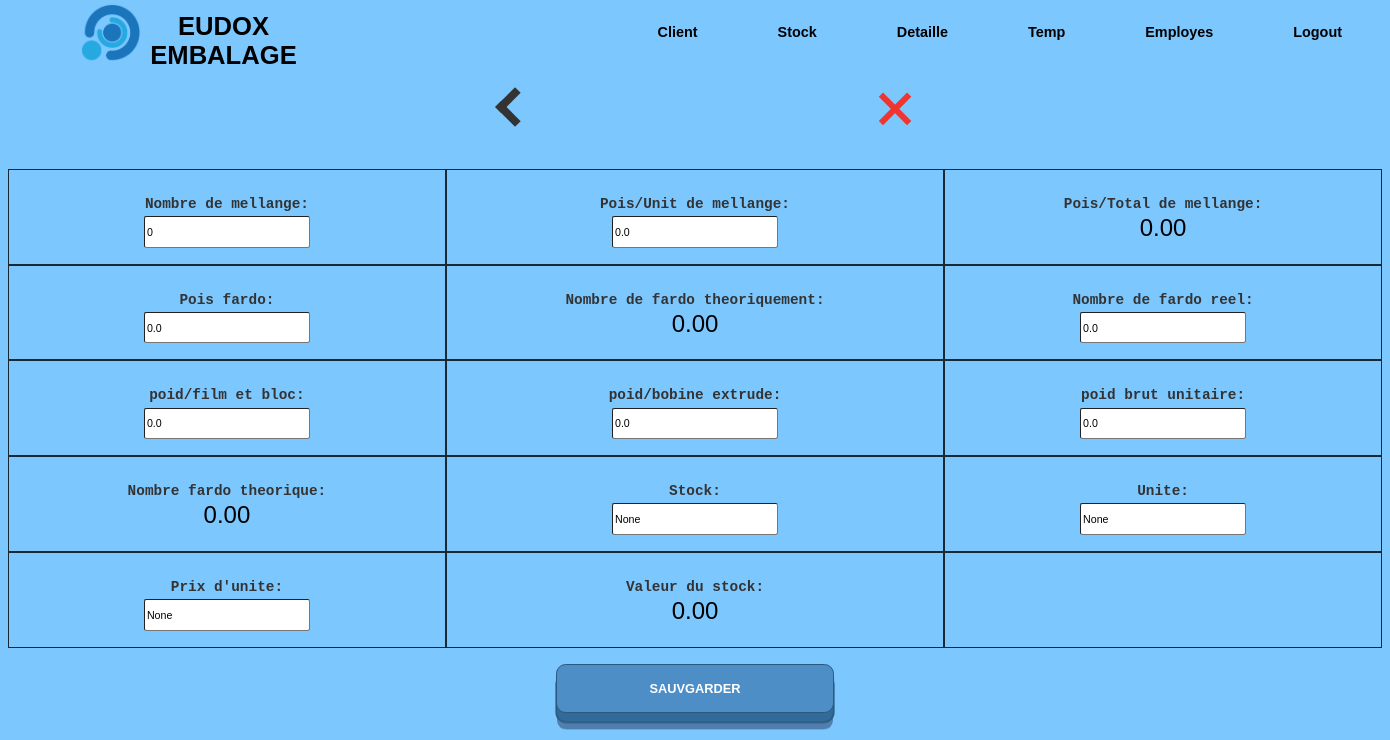
/detail/view/1/1, run on an earlier commit of the app's database.
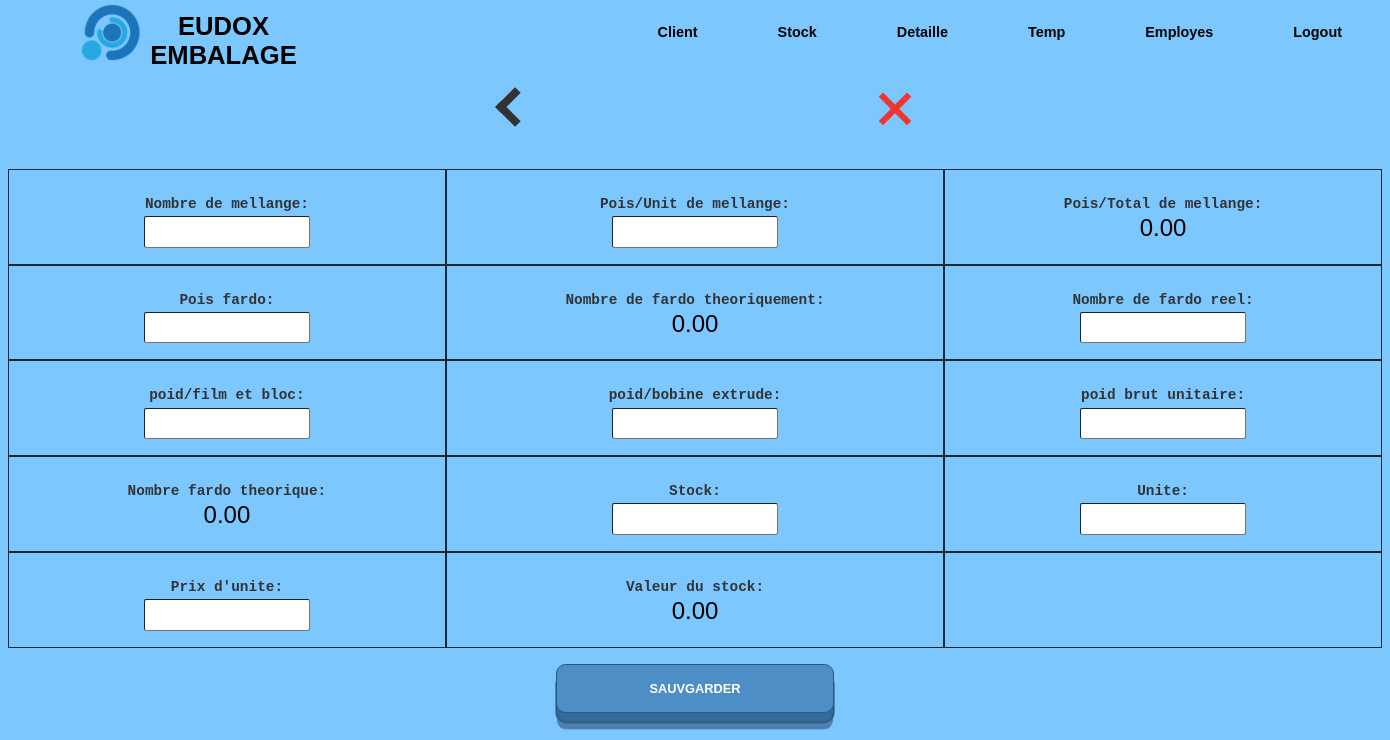
And on a later commit of the database.
### tables this page shows
CREATE TABLE d_mat (
        id INTEGER PRIMARY KEY AUTOINCREMENT,
        t_id INTEGER NOT NULL,
        date TEXT NOT NULL,
        p_num INTEGER NOT NULL,
        nember_d_m INTEGER,
        poid_udm REAL,
        poid_f REAL,
        number_f_r REAL,
        poid_feb REAL,
        poid_be REAL,
        poid_bu REAL,
        stock INTEGER,
        unit REAL,
        p_unit REAL
    );

### app.py (the view)
@app.route('/detail/view/<int:d>/<int:num>', methods=['POST', 'GET'])
def view_stock_d_detail(d,num):
    conn = sqlite3.connect('form_data.db')
    cursor = conn.cursor()
    if request.method == 'POST':
        nember_d_m = request.form.get('ndm')
        poid_udm = request.form.get('pudm')
        poid_f = request.form.get('pf')
        number_f_r = request.form.get('nfr')
        poid_feb = request.form.get('pfb')
        poid_be = request.form.get('pbe')
        poid_bu = request.form.get('pbu')
        stock = request.form.get('stock')
        unit = request.form.get('unit')
        p_unit = request.form.get('p_unit')
        cursor.execute("""
            UPDATE d_mat
            SET nember_d_m=?, poid_udm=?, poid_f=?, number_f_r=?, poid_feb=?, poid_be=?, poid_bu=?, stock=?, unit=?, p_unit=?
            WHERE t_id=? AND p_num=?
        """, (nember_d_m, poid_udm, poid_f, number_f_r, poid_feb, poid_be, poid_bu, stock, unit, p_unit, d, num))
        conn.commit()
        return redirect("/detail/view/"+str(d))
    else:
        cursor.execute("SELECT nember_d_m, poid_udm, poid_f, number_f_r, poid_feb, poid_be, poid_bu, stock, unit, p_unit FROM d_mat WHERE t_id = ? AND p_num = ?", (d, num))
        data = cursor.fetchone()
    conn.close()
    return render_template('dt_s_view.html', date=d, data=data, num=num)

### templates/dt_s_view.html (shortened to what this page needs)
{% extends 'main.html' %}
{% block head %}
<link rel="stylesheet" type="text/css" href="{{ url_for('static', filename='css/d_form.css') }}">
{% endblock %}
{% block top %}
<a href="/detail/view/{{ date }}" id="back"><div class="thick-arrow-left"></div></a>
<a href="/main" id="aclose"><div class="close"></div></a>
{% endblock %}
{% block bot %}
<form action="/detail/view/{{ date }}/{{num}} " method="post">
  <div class="grid-container">
    <div class="grid-item">
      <label for="ndm">Nombre de mellange:</label><br>
      <input type="text" id="ndm" name="ndm" value="{{ data[0] }}" pattern="[0-9]+(\.[0-9]+)?" title="Enter a valid number" oninput="calculateTotal()"><br>
    </div>
    <div class="grid-item">
      <label for="pudm">Pois/Unit de mellange:</label><br>
      <input type="text" id="pudm" name="pudm" value="{{ data[1] }}" pattern="[0-9]+(\.[0-9]+)?" title="Enter a valid number" oninput="calculateTotal()"><br>
    </div>
    <div class="grid-item">
      <label>Pois/Total de mellange:</label><br>
      <span id="totalPoids"></span>
    </div>
    <div class="grid-item">
      <label for="pf">Pois fardo:</label><br>
      <input type="text" id="pf" name="pf" value="{{ data[2] }}" pattern="[0-9]+(\.[0-9]+)?" title="Enter a valid number" oninput="calculateTh()"><br>
    </div>
    <div class="grid-item">
      <label>Nombre de fardo theoriquement:</label><br>
      <span id="nft"></span>
    </div>
    <div class="grid-item">
      <label for="nfr">Nombre de fardo reel:</label><br>
      <input type="text" id="nfr" name="nfr" value="{{ data[3] }}" pattern="[0-9]+(\.[0-9]+)?" title="Enter a valid number"><br>
    </div>
    <div class="grid-item">
      <label for="pfb">poid/film et bloc:</label><br>
      <input type="text" id="pfb" name="pfb" value="{{ data[4] }}" pattern="[0-9]+(\.[0-9]+)?" title="Enter a valid number"><br>
    </div>
    <div class="grid-item">
      <label for="pbe">poid/bobine extrude:</label><br>
      <input type="text" id="pbe" name="pbe" value="{{ data[5] }}" pattern="[0-9]+(\.[0-9]+)?" title="Enter a valid number" oninput="calculateTh2()"><br>
    </div>
    <div class="grid-item">
      <label for="pbu">poid brut unitaire:</label><br>
      <input type="text" id="pbu" name="pbu" value="{{ data[6] }}" pattern="[0-9]+(\.[0-9]+)?" title="Enter a valid number" oninput="calculateTh2()"><br>
    </div>
    <div class="grid-item">
      <label>Nombre fardo theorique:</label><br>
      <span id="nft2"></span>
    </div>
    <div class="grid-item">
      <label for="stock">Stock:</label><br>
      <input type="text" id="stock" name="stock" value="{{ data[7] }}" pattern="[0-9]+(\.[0-9]+)?" title="Enter a valid number" oninput="calculate()"><br>
    </div>
    <div class="grid-item">
      <label for="stock">Unite:</label><br>
      <input type="text" id="unit" name="unit" value="{{ data[8] }}" pattern="[0-9]+(\.[0-9]+)?" title="Enter a valid number" oninput="calculate()"><br>
    </div>
    <div class="grid-item">
      <label for="stock">Prix d'unite:</label><br>
      <input type="text" id="p_unit" name="p_unit" value="{{ data[9] }}" pattern="[0-9]+(\.[0-9]+)?" title="Enter a valid number" oninput="calculate()"><br>
    </div>
    <div class="grid-item">
      <label>Valeur du stock:</label><br>
      <span id="v_stock"></span>
    </div>
    <div class="grid-item"></div>
  </div>
  <button type="submit" class="button-19">Sauvgarder</button>
</form>
<br><br><br>
{% endblock %}

What changed in the data, as far as the page shows it:
removed d_mat: ndm "0", pudm "0.0", pf "0.0", nfr "0.0", pfb "0.0", pbe "0.0", pbu "0.0"
Also different on the page:
form field stock: "None" → (not shown)
form field unit: "None" → (not shown)
form field p_unit: "None" → (not shown)
